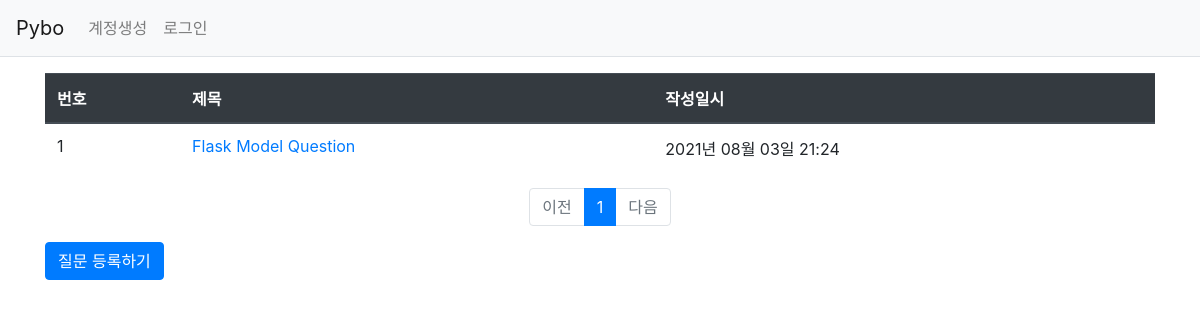
Page /question/list/ on the earlier database version.
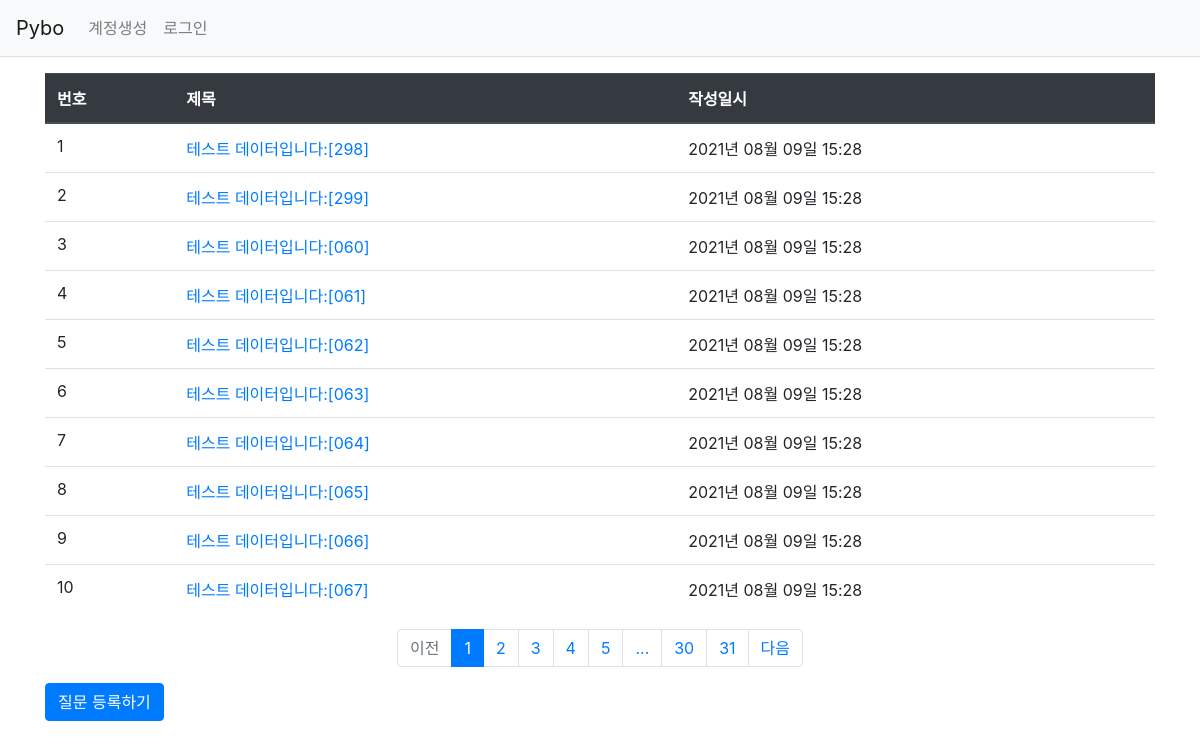
Same page on the later database version.
### pybo/models.py (models this page shows)
class Question(db.Model):  # 상속
    id = db.Column(db.Integer, primary_key=True)  # 데이터 타입,
    subject = db.Column(db.String(200), nullable=False)
    content = db.Column(db.Text(), nullable=False)
    create_date = db.Column(db.DateTime(), nullable=False)

### pybo/views/question_views.py (the view)
@bp.route("/list/")
def _list():
    page = request.args.get("page", type=int, default=1)  # page
    question_list = Question.query.order_by(Question.create_date.desc())
    question_list = question_list.paginate(page, per_page=10)
    return render_template("question/question_list.html", question_list=question_list)

### pybo/filter.py (called while the page is built)
def format_datetime(value, fmt="%Y년 %m월 %d일 %H:%M"):
    return value.strftime(fmt)

### pybo/templates/question/question_list.html
<link rel="stylesheet" href="{{url_for('static', filename='bootstrap.min.css')}}">
{%extends 'base.html'%}
{%block content%}
<div class="container my-3">
    <table class="table">
        <thead>
        <tr class="thead-dark">
            <th>번호</th>
            <th>제목</th>
            <th>작성일시</th>
        </tr>
        </thead>
        <tbody>
        {% if question_list %}
        {% for question in question_list.items %}
        <tr>
            <td>{{ loop.index }}</td>
            <td>
                <a href="{{ url_for('question.detail', question_id=question.id) }}">{{ question.subject }}</a>
            </td>
            <td>{{ question.create_date|datetime }}</td>
        </tr>
        {% endfor %}
        {% else %}
        <tr>
            <td colspan="3">질문이 없습니다.</td>
        </tr>
        {% endif %}
        </tbody>
    </table>
    <ul class="pagination justify-content-center">
        {% if question_list.has_prev %}
        <li class="page-item">
            <a class="page-link" href="?page={{ question_list.prev_num }}">이전</a>
        </li>
        {% else %}
        <li class="page-item disabled">
            <a class="page-link" tabindex="-1" aria-disabled="true" href="#">이전</a>
        </li>
        {% endif %}
        {% for page_num in question_list.iter_pages() %}
            {% if page_num %}
                {% if page_num != question_list.page %}
                <li class="page-item">
                    <a class="page-link" href="?page={{ page_num }}">{{ page_num }}</a>
                </li>
                {% else %}
                <li class="page-item active" aria-current="page">
                    <a class="page-link" href="#">{{ page_num }}</a>
                </li>
                {% endif %}
           {% else %}
                <li class="disabled">
                    <a class="page-link" href="#">...</a>
                </li>
           {% endif %}
        {% endfor %}
        {% if question_list.has_next %}
        <li class="page-item">
            <a class="page-link" href="?page={{ question_list.next_num }}">다음</a>
        </li>
        {% else %}
        <li class="page-item disabled">
            <a class="page-link" tabindex="-1" aria-disabled="true" href="#">다음</a>
        </li>
        {% endif %}
    </ul>
    <a href="{{url_for('question.create')}}" class="btn btn-primary">질문 등록하기</a>
</div>
{%endblock%}

### pybo/templates/base.html (shortened to what this page needs)
<!doctype html>
<!DOCTYPE html>
<html lang="en">
<head>
    <link rel="stylesheet" href="{{url_for('static', filename='bootstrap.min.css')}}">
    <link rel="stylesheet" href="{{url_for('static', filename='style.css')}}">
</head>
<body>
    {% include "navbar.html" %}
{% block content%}
{%endblock%}
</body>
</html>

### pybo/templates/navbar.html (shortened to what this page needs)
<!DOCTYPE html>
<html lang="en">
<head>
</head>
<body>
    <nav class="navbar navbar-expand-lg navbar-light bg-light border-bottom">
        <a class="navbar-brand" href="{{ url_for('main.index') }}">Pybo</a>
        <div class="collapse navbar-collapse flex-grow-0" id="navbarNav">
            <ul class="navbar-nav">
                <li class="nav-item ">
                    <a class="nav-link" href="#">계정생성</a>
                </li>
                <li class="nav-item ">
                    <a class="nav-link" href="#">로그인</a>
                </li>
            </ul>
        </div>
    </nav>
</body>
</html>

Differences in the rows shown:
no longer on this page (row unchanged): Question: subject "Flask Model Question", create_date "2021년 08월 03일 21:24"
added Question: subject "테스트 데이터입니다:[298]", create_date "2021년 08월 09일 15:28"
added Question: subject "테스트 데이터입니다:[299]", create_date "2021년 08월 09일 15:28"
added Question: subject "테스트 데이터입니다:[060]", create_date "2021년 08월 09일 15:28"
added Question: subject "테스트 데이터입니다:[061]", create_date "2021년 08월 09일 15:28"
added Question: subject "테스트 데이터입니다:[062]", create_date "2021년 08월 09일 15:28"
added Question: subject "테스트 데이터입니다:[063]", create_date "2021년 08월 09일 15:28"
added Question: subject "테스트 데이터입니다:[064]", create_date "2021년 08월 09일 15:28"
added Question: subject "테스트 데이터입니다:[065]", create_date "2021년 08월 09일 15:28"
added Question: subject "테스트 데이터입니다:[066]", create_date "2021년 08월 09일 15:28"
added Question: subject "테스트 데이터입니다:[067]", create_date "2021년 08월 09일 15:28"
Other differences:
new list line: "2"
new list line: "3"
new list line: "4"
new list line: "5"
new list line: "30"
new list line: "31"
